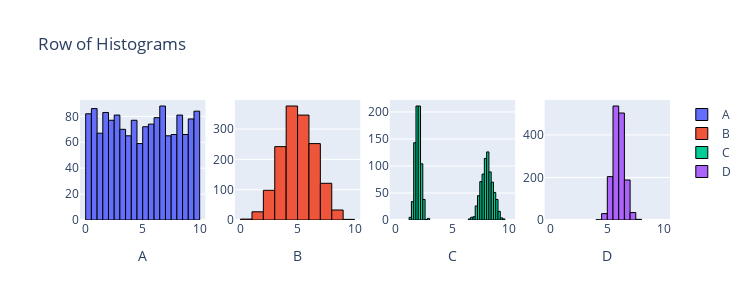

The notebook cell this image was saved under:
### Markdown cell above
4)

### Code cell
from scipy import stats
import plotly.graph_objects as go
from plotly.subplots import make_subplots
import numpy as np

n = 1500
data1 = stats.uniform.rvs(0, 10, size=n)
data2 = stats.norm.rvs(5, 1.5, size=n)
data3 = np.r_[stats.norm.rvs(2, 0.25, size=int(n/2)), stats.norm.rvs(8, 0.5, size=int(n/2))]
data4 = stats.norm.rvs(6, 0.5, size=n)

fig = make_subplots(rows=1, cols=4)

fig.add_trace(go.Histogram(x=data1, name='A', nbinsx=30, marker=dict(line=dict(color='black', width=1))), row=1, col=1)
fig.add_trace(go.Histogram(x=data2, name='B', nbinsx=15, marker=dict(line=dict(color='black', width=1))), row=1, col=2)
fig.add_trace(go.Histogram(x=data3, name='C', nbinsx=45, marker=dict(line=dict(color='black', width=1))), row=1, col=3)
fig.add_trace(go.Histogram(x=data4, name='D', nbinsx=15, marker=dict(line=dict(color='black', width=1))), row=1, col=4)

fig.update_layout(height=300, width=750, title_text="Row of Histograms")
fig.update_xaxes(title_text="A", row=1, col=1)
fig.update_xaxes(title_text="B", row=1, col=2)
fig.update_xaxes(title_text="C", row=1, col=3)
fig.update_xaxes(title_text="D", row=1, col=4)
fig.update_xaxes(range=[-0.5, 10.5])

for trace in fig.data:
    trace.xbins = dict(start=0, end=10)
    
# This code was produced by just making requests to Microsoft Copilot
# https://github.com/pointOfive/stat130chat130/blob/main/CHATLOG/wk3/COP/SLS/0001_concise_makeAplotV1.md

fig.show() # USE `fig.show(renderer="png")` FOR ALL GitHub and MarkUs SUBMISSIONS

### Figure 1 — Plotly figure (JSON) as saved in the notebook; plotly's stock layout.template omitted (floating-point values rounded to 4 significant figures; data arrays with more than 128 entries replaced by an {"elided": "..."} marker saying what was removed)
{"data": [{"marker": {"line": {"color": "black", "width": 1}}, "name": "A", "nbinsx": 30, "type": "histogram", "x": {"elided": "1500 float values"}, "xaxis": "x", "xbins": {"end": 10, "start": 0}, "yaxis": "y"}, {"marker": {"line": {"color": "black", "width": 1}}, "name": "B", "nbinsx": 15, "type": "histogram", "x": {"elided": "1500 float values"}, "xaxis": "x2", "xbins": {"end": 10, "start": 0}, "yaxis": "y2"}, {"marker": {"line": {"color": "black", "width": 1}}, "name": "C", "nbinsx": 45, "type": "histogram", "x": {"elided": "1500 float values"}, "xaxis": "x3", "xbins": {"end": 10, "start": 0}, "yaxis": "y3"}, {"marker": {"line": {"color": "black", "width": 1}}, "name": "D", "nbinsx": 15, "type": "histogram", "x": {"elided": "1500 float values"}, "xaxis": "x4", "xbins": {"end": 10, "start": 0}, "yaxis": "y4"}], "layout": {"height": 300, "title": {"text": "Row of Histograms"}, "width": 750, "xaxis": {"anchor": "y", "domain": [0, 0.2125], "range": [-0.5, 10.5], "title": {"text": "A"}}, "xaxis2": {"anchor": "y2", "domain": [0.2625, 0.475], "range": [-0.5, 10.5], "title": {"text": "B"}}, "xaxis3": {"anchor": "y3", "domain": [0.525, 0.7375], "range": [-0.5, 10.5], "title": {"text": "C"}}, "xaxis4": {"anchor": "y4", "domain": [0.7875, 1], "range": [-0.5, 10.5], "title": {"text": "D"}}, "yaxis": {"anchor": "x", "domain": [0, 1]}, "yaxis2": {"anchor": "x2", "domain": [0, 1]}, "yaxis3": {"anchor": "x3", "domain": [0, 1]}, "yaxis4": {"anchor": "x4", "domain": [0, 1]}}}
